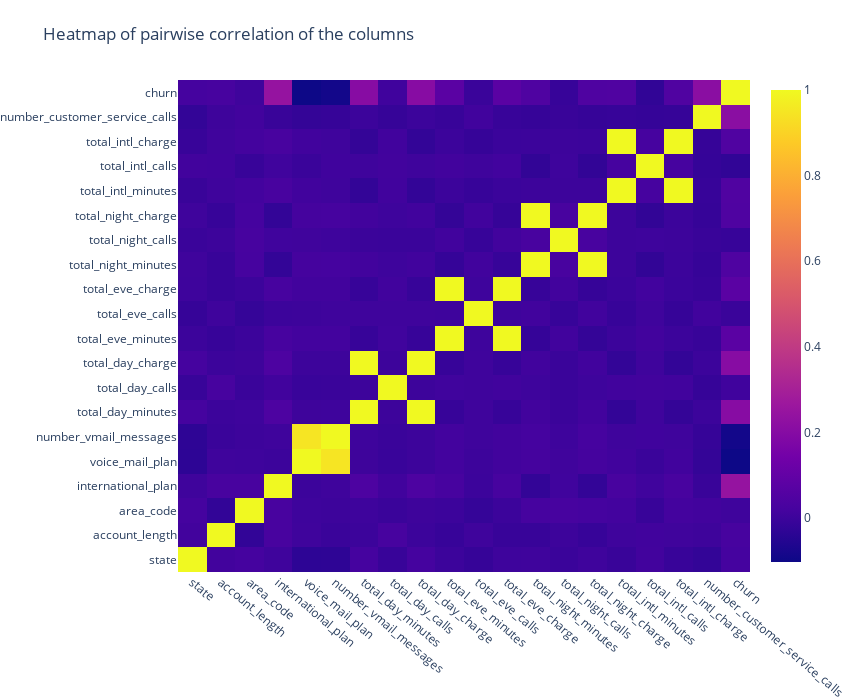

Notebook code for this chart:
### Markdown cell above
## Co-relation check

### Code cell
pre_df_corr=pre_df.copy()
corr = pre_df_corr.corr()
trace = go.Heatmap(z=corr.values.tolist(), x=corr.columns, y=corr.columns)
data=[trace]
layout = go.Layout(
    title='Heatmap of pairwise correlation of the columns',
    autosize=False,
    width=850,
    height=700,
    yaxis=go.layout.YAxis(automargin=True),
    xaxis=dict(tickangle=40),
    margin=go.layout.Margin(l=0, r=100, b=100, t=80)
)


fig = go.Figure(data=data, layout=layout)
iplot(fig, filename='labelled-heatmap1')

### Figure 1 — Plotly figure (JSON) as saved in the notebook; plotly's stock layout.template omitted (floating-point values rounded to 4 significant figures; data arrays with more than 128 entries replaced by an {"elided": "..."} marker saying what was removed)
{"data": [{"type": "heatmap", "x": ["state", "account_length", "area_code", "international_plan", "voice_mail_plan", "number_vmail_messages", "total_day_minutes", "total_day_calls", "total_day_charge", "total_eve_minutes", "total_eve_calls", "total_eve_charge", "total_night_minutes", "total_night_calls", "total_night_charge", "total_intl_minutes", "total_intl_calls", "total_intl_charge", "number_customer_service_calls", "churn"], "y": ["state", "account_length", "area_code", "international_plan", "voice_mail_plan", "number_vmail_messages", "total_day_minutes", "total_day_calls", "total_day_charge", "total_eve_minutes", "total_eve_calls", "total_eve_charge", "total_night_minutes", "total_night_calls", "total_night_charge", "total_intl_minutes", "total_intl_calls", "total_intl_charge", "number_customer_service_calls", "churn"], "z": {"elided": "20x20 float values"}}], "layout": {"autosize": false, "height": 700, "margin": {"b": 100, "l": 0, "r": 100, "t": 80}, "title": {"text": "Heatmap of pairwise correlation of the columns"}, "width": 850, "xaxis": {"tickangle": 40}, "yaxis": {"automargin": true}}}
